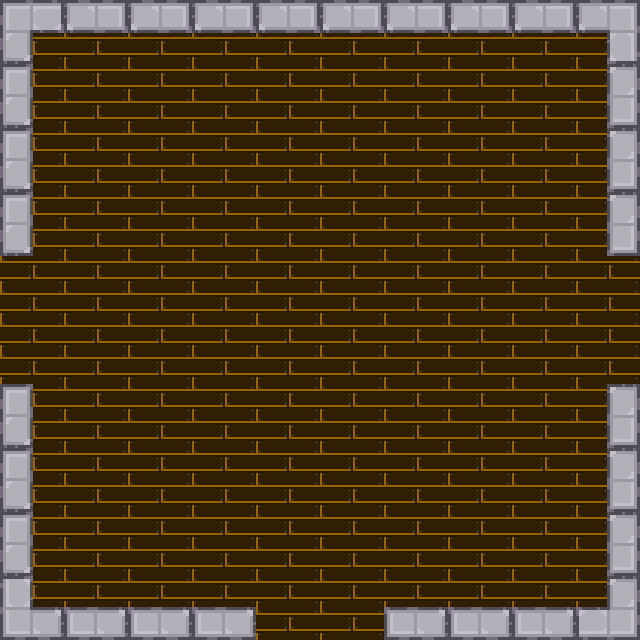

This game map was drawn from its Tiled (.tmx) file and the tilesets committed beside it. A one-line description and the full map source follow:
An orthogonal 10x10 tile map with 64x64 px tiles, 2 tile layers (Capa de patrones 1, Capa de patrones 2), 2 tilesets.

<map version="1.5" tiledversion="1.7.2" orientation="orthogonal" renderorder="right-down" width="10" height="10" tilewidth="64" tileheight="64" infinite="0" nextlayerid="3" nextobjectid="1">
 <tileset firstgid="1" source="muros.tsx" />
 <tileset firstgid="17" source="madera.tsx" />
 <layer id="1" name="Capa de patrones 1" width="10" height="10">
  <data encoding="csv">
17,17,17,17,17,17,17,17,17,17,
17,17,17,17,17,17,17,17,17,17,
17,17,17,17,17,17,17,17,17,17,
17,17,17,17,17,17,17,17,17,17,
17,17,17,17,17,17,17,17,17,17,
17,17,17,17,17,17,17,17,17,17,
17,17,17,17,17,17,17,17,17,17,
17,17,17,17,17,17,17,17,17,17,
17,17,17,17,17,17,17,17,17,17,
17,17,17,17,17,17,17,17,17,17
</data>
 </layer>
 <layer id="2" name="Capa de patrones 2" width="10" height="10">
  <data encoding="csv">
12,2,2,2,2,2,2,2,2,11,
3,0,0,0,0,0,0,0,0,1,
3,0,0,0,0,0,0,0,0,1,
3,0,0,0,0,0,0,0,0,1,
0,0,0,0,0,0,0,0,0,0,
0,0,0,0,0,0,0,0,0,0,
3,0,0,0,0,0,0,0,0,1,
3,0,0,0,0,0,0,0,0,1,
3,0,0,0,0,0,0,0,0,1,
9,4,4,4,0,0,4,4,4,10
</data>
 </layer>
</map>
